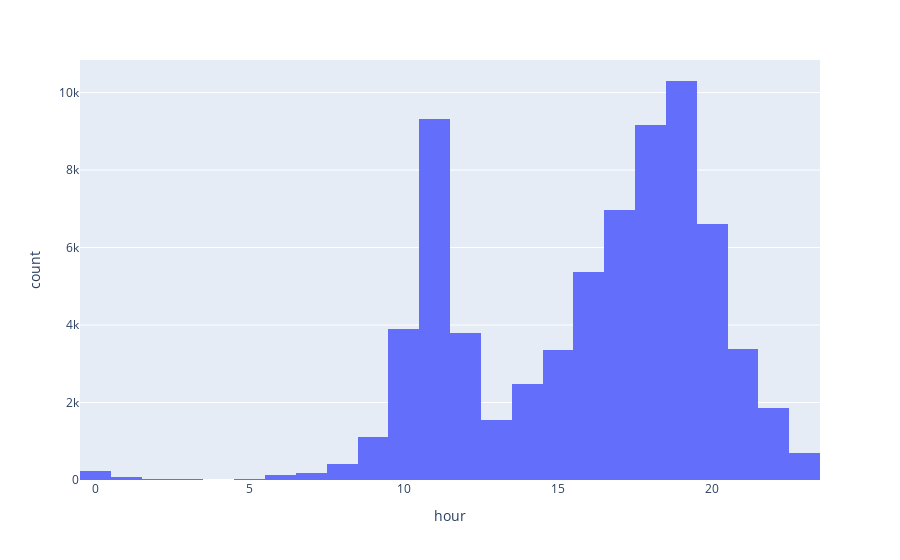

The notebook cell saved with this chart:
### Code cell
video_info_df['hour'] = video_info_df['createTime'].dt.hour
px.histogram(video_info_df, x='hour', nbins=24)

### Figure 1 — Plotly figure (JSON) as saved in the notebook; plotly's stock layout.template omitted (floating-point values rounded to 4 significant figures; data arrays with more than 128 entries replaced by an {"elided": "..."} marker saying what was removed)
{"data": [{"bingroup": "x", "hovertemplate": "hour=%{x}<br>count=%{y}<extra></extra>", "legendgroup": "", "marker": {"color": "#636efa", "pattern": {"shape": ""}}, "name": "", "nbinsx": 24, "orientation": "v", "showlegend": false, "type": "histogram", "x": {"elided": "71260 float values"}, "xaxis": "x", "yaxis": "y"}], "layout": {"barmode": "relative", "legend": {"tracegroupgap": 0}, "margin": {"t": 60}, "xaxis": {"anchor": "y", "domain": [0, 1], "title": {"text": "hour"}}, "yaxis": {"anchor": "x", "domain": [0, 1], "title": {"text": "count"}}}}
